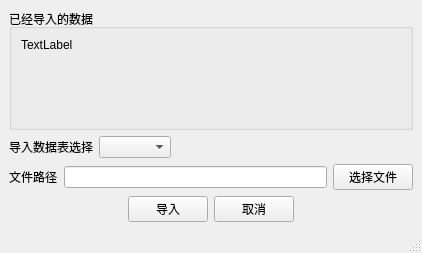
<?xml version="1.0" encoding="UTF-8"?>
<ui version="4.0">
 <class>ImportDataFromExcel</class>
 <widget class="QMainWindow" name="ImportDataFromExcel">
  <property name="geometry">
   <rect>
    <x>0</x>
    <y>0</y>
    <width>422</width>
    <height>253</height>
   </rect>
  </property>
  <property name="windowTitle">
   <string>MainWindow</string>
  </property>
  <widget class="QWidget" name="centralwidget">
   <layout class="QGridLayout" name="gridLayout_2">
    <item row="3" column="0">
     <layout class="QHBoxLayout" name="horizontalLayout">
      <item>
       <widget class="QLabel" name="label">
        <property name="sizePolicy">
         <sizepolicy hsizetype="Maximum" vsizetype="Preferred">
          <horstretch>0</horstretch>
          <verstretch>0</verstretch>
         </sizepolicy>
        </property>
        <property name="text">
         <string>文件路径</string>
        </property>
       </widget>
      </item>
      <item>
       <widget class="QLineEdit" name="lineEditFilePath">
        <property name="sizePolicy">
         <sizepolicy hsizetype="Preferred" vsizetype="Fixed">
          <horstretch>0</horstretch>
          <verstretch>0</verstretch>
         </sizepolicy>
        </property>
        <property name="readOnly">
         <bool>true</bool>
        </property>
       </widget>
      </item>
      <item>
       <widget class="QPushButton" name="pushButtonChooseFile">
        <property name="sizePolicy">
         <sizepolicy hsizetype="Maximum" vsizetype="Fixed">
          <horstretch>0</horstretch>
          <verstretch>0</verstretch>
         </sizepolicy>
        </property>
        <property name="text">
         <string>选择文件</string>
        </property>
       </widget>
      </item>
     </layout>
    </item>
    <item row="4" column="0">
     <layout class="QHBoxLayout" name="horizontalLayout_3">
      <item>
       <spacer name="horizontalSpacer_2">
        <property name="orientation">
         <enum>Qt::Horizontal</enum>
        </property>
        <property name="sizeHint" stdset="0">
         <size>
          <width>40</width>
          <height>20</height>
         </size>
        </property>
       </spacer>
      </item>
      <item>
       <widget class="QPushButton" name="pushButtonImport">
        <property name="text">
         <string>导入</string>
        </property>
       </widget>
      </item>
      <item>
       <widget class="QPushButton" name="pushButtonCancel">
        <property name="text">
         <string>取消</string>
        </property>
       </widget>
      </item>
      <item>
       <spacer name="horizontalSpacer_3">
        <property name="orientation">
         <enum>Qt::Horizontal</enum>
        </property>
        <property name="sizeHint" stdset="0">
         <size>
          <width>40</width>
          <height>20</height>
         </size>
        </property>
       </spacer>
      </item>
     </layout>
    </item>
    <item row="0" column="0">
     <widget class="QGroupBox" name="groupBox">
      <property name="title">
       <string>已经导入的数据</string>
      </property>
      <layout class="QGridLayout" name="gridLayout">
       <item row="0" column="0">
        <widget class="QLabel" name="labelFinishedTable">
         <property name="text">
          <string>TextLabel</string>
         </property>
        </widget>
       </item>
       <item row="1" column="0">
        <spacer name="verticalSpacer">
         <property name="orientation">
          <enum>Qt::Vertical</enum>
         </property>
         <property name="sizeHint" stdset="0">
          <size>
           <width>20</width>
           <height>40</height>
          </size>
         </property>
        </spacer>
       </item>
      </layout>
     </widget>
    </item>
    <item row="2" column="0">
     <layout class="QHBoxLayout" name="horizontalLayout_2">
      <item>
       <widget class="QLabel" name="label_2">
        <property name="sizePolicy">
         <sizepolicy hsizetype="Maximum" vsizetype="Preferred">
          <horstretch>0</horstretch>
          <verstretch>0</verstretch>
         </sizepolicy>
        </property>
        <property name="text">
         <string>导入数据表选择</string>
        </property>
       </widget>
      </item>
      <item>
       <widget class="QComboBox" name="comboBoxTable"/>
      </item>
      <item>
       <spacer name="horizontalSpacer">
        <property name="orientation">
         <enum>Qt::Horizontal</enum>
        </property>
        <property name="sizeHint" stdset="0">
         <size>
          <width>40</width>
          <height>20</height>
         </size>
        </property>
       </spacer>
      </item>
     </layout>
    </item>
   </layout>
  </widget>
  <widget class="QMenuBar" name="menubar">
   <property name="geometry">
    <rect>
     <x>0</x>
     <y>0</y>
     <width>422</width>
     <height>23</height>
    </rect>
   </property>
  </widget>
  <widget class="QStatusBar" name="statusbar"/>
 </widget>
 <resources/>
 <connections/>
</ui>
